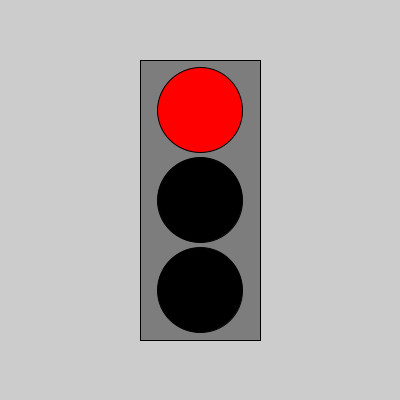
Frame 1 (no input)
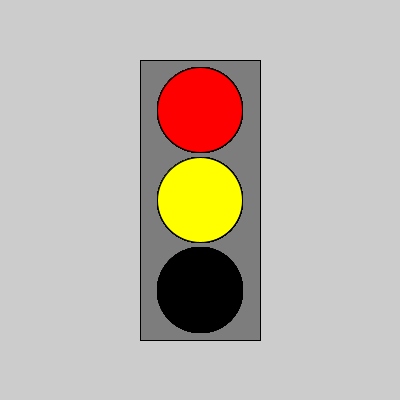
Frame 60 (the mouse pressed at the canvas centre just before this capture)
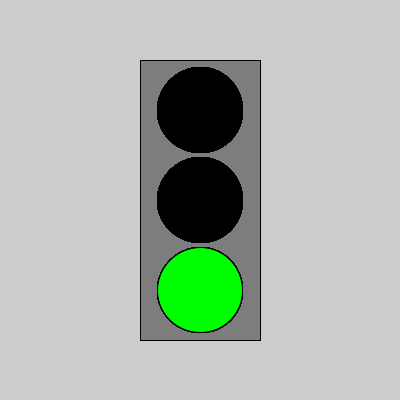
Frame 120 (the mouse held since frame 60 and released just before this capture)

The Processing sketch that drew these frames (run headless with seeded random() and noise(); from frame 60 on, the mouse is pressed at the canvas centre):

// Processing sketch: Task6
// ── Task6.pde
// 6.a
int red = 255;
int green = 255;
int black = 0;

void setup() {
  size(400, 400);
  // 6.c
  rectMode(CENTER);
  fill(125);
  rect(width/2, height/2, 120, 280);
}

void draw() {
  // 6.b
  boolean redLight = false;
  boolean yellowLight = false;
  boolean greenLight = false;

  // 6.d
  switch((frameCount / 60) % 5) {
  case 0:
    redLight = true;
    yellowLight = false;
    greenLight = false;
    break;
  case 1:
    redLight = true;
    yellowLight = true;
    greenLight = false;
    break;
  case 2:
  case 3:
    redLight = false;
    yellowLight = false;
    greenLight = true;
    break;
  case 4:
    redLight = false;
    yellowLight = true;
    greenLight = false;
    break;
  default:
    redLight = true;
    yellowLight = false;
    greenLight = false;
    break;
  }

  // 6.e
  if (redLight) {
    fill(red, 0, 0);
  } else {
    fill(black);
  }
  ellipse(width/2, height/2-90, 85, 85);

  // Yellow circle
  if (yellowLight) {
    fill(red, green, 0);
  } else {
    fill(black);
  }
  ellipse(width/2, height/2, 85, 85);

  // Green circle
  if (greenLight) {
    fill(0, green, 0);
  } else {
    fill(black);
  }
  ellipse(width/2, height/2+90, 85, 85);
}
